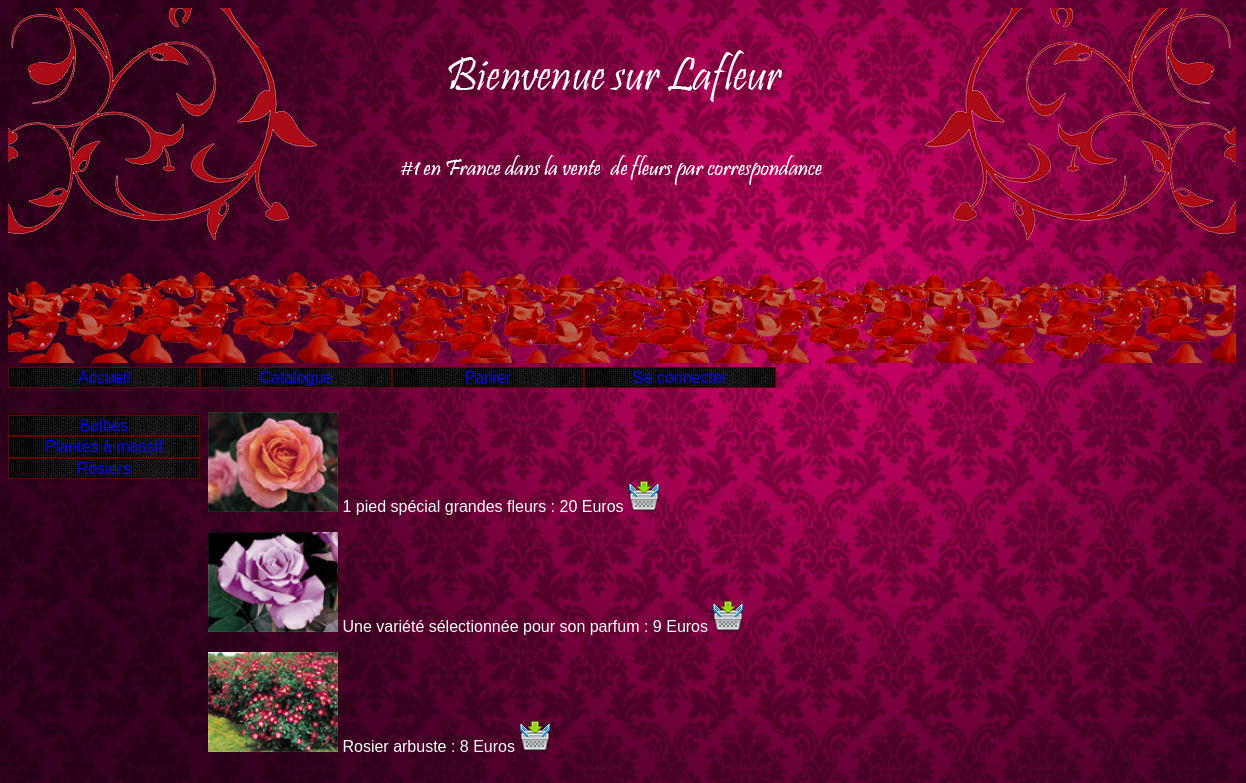
The page /index.php?uc=voirProduits&categorie=ros&action=voirProduits on the database its author committed.
### tables this page shows
CREATE TABLE IF NOT EXISTS `categorie` (
  `cat_code` char(3) NOT NULL,
  `cat_libelle` char(30) NOT NULL,
  PRIMARY KEY (`cat_code`)
);

CREATE TABLE IF NOT EXISTS `produits` (
  `pdt_ref` char(5) NOT NULL,
  `pdt_designation` char(50) NOT NULL,
  `pdt_prix` int(10) NOT NULL,
  `pdt_image` char(50) NOT NULL,
  `pdt_categorie` char(3) NOT NULL,
  `pdt_qtedispo` int(5) NOT NULL,
  PRIMARY KEY (`pdt_ref`),
  KEY `pdt_categorie` (`pdt_categorie`)
);

### vues/v_produits.php (the view, shortened to what this page needs)
<!DOCTYPE html>
<html lang="fr" class="no-js">
<div id="produits">
<?php
foreach( $lesProduits as $unProduit)
{
	$id = $unProduit['pdt_ref'];
	$description = $unProduit['pdt_designation'];
	$prix=$unProduit['pdt_prix'];
	$image = $unProduit['pdt_image'];
	?>
	<ul>
			<li><img src="<?php echo $image ?>" alt=image width="130" height="100"/></li>
			<li><?php echo $description ?></li>
			 <li><?php echo " : ".$prix." Euros" ?>
			<li><a href=index.php?uc=voirProduits&categorie=<?php echo $categorie ?>&produit=<?php echo $id ?>&action=ajouterAuPanier>
			 <img src="images/mettrepanier.png" TITLE="Ajouter au panier" /></li></a>
	</ul>
<?php
}
?>
</div>

### vues/v_categories.php (shortened to what this page needs)
<!DOCTYPE html>
<html lang="fr" class="no-js">
<div id="categories"><br>
<?php
foreach( $lesCategories as $uneCategorie)
{
	$idCategorie = $uneCategorie['cat_code'];
	$libCategorie = $uneCategorie['cat_libelle'];
	?>
	<li>
		<a href=index.php?uc=voirProduits&categorie=<?php echo $idCategorie ?>&action=voirProduits><?php echo $libCategorie ?></a>
	</li>
<?php
}
?>
</div>

### util/cssGeneral.css (style rules this page uses)
html { font:normal 100%/1.2em "Trebuchet MS",Verdana,Helvetica,Arial,sans-serif; }
body { color:white; background-image:url('../images/wall1.jpg'); background-size: 100% 100%; background-attachment:fixed; }
#categories { float:left; }
#produits { padding:0 150px; margin-left: 10px; }
#menu li a , #categories li a { text-decoration:none; }
#categories li { list-style-type: none; list-style-image:none; text-align: center; width: 190px ; border: 1px solid #600 ; color: white ; background-image:url('../images/wall2.jpg'); }
#produits li, #produits li a { list-style-type: none; list-style-image:none; display:inline; width:175px; text-align:center; height:205px; color: white ; font: 1em "Trebuchet MS",Arial,sans-serif ; }

### rows shown on the page
categorie: cat_libelle "Bulbes"
categorie: cat_libelle "Plantes à massif"
categorie: cat_libelle "Rosiers"
produits: pdt_image (picture), pdt_designation "1 pied spécial grandes fleurs", pdt_prix "20"
produits: pdt_image (picture), pdt_designation "Une variété sélectionnée pour son parfum", pdt_prix "9"
produits: pdt_image (picture), pdt_designation "Rosier arbuste", pdt_prix "8"
